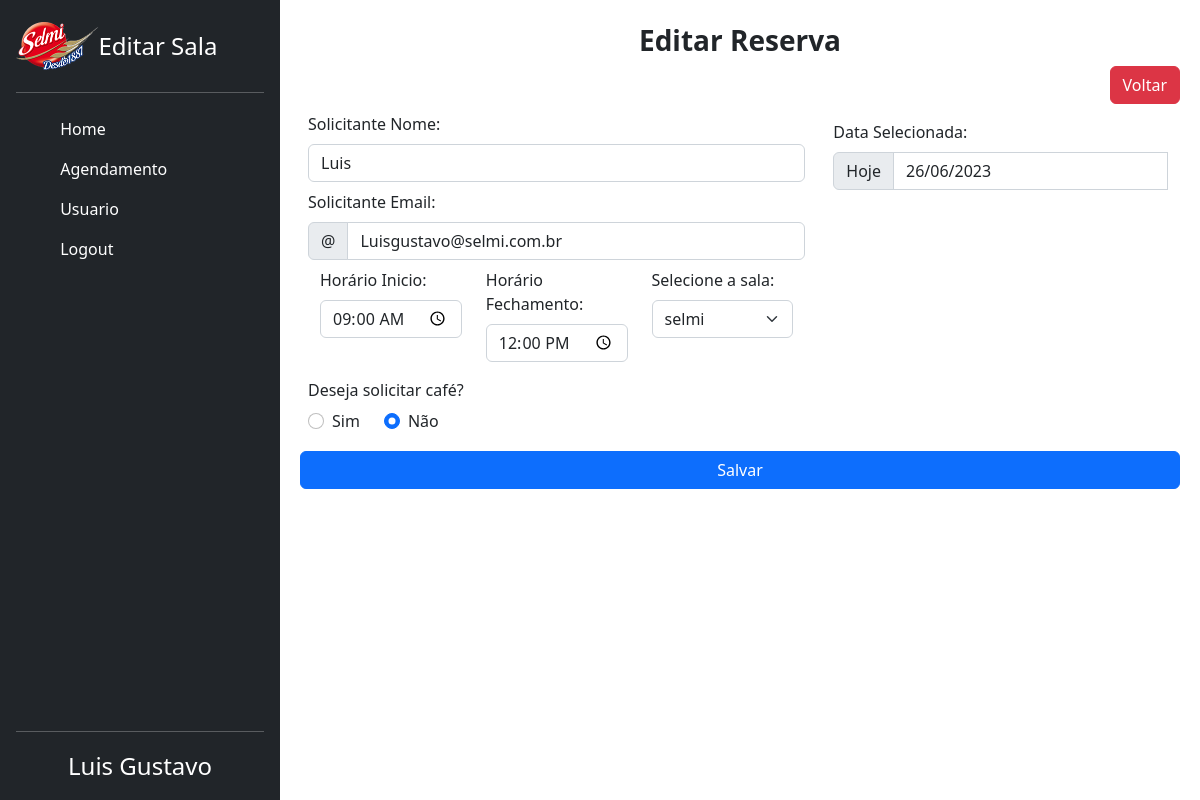
The page /index.php?menu=editarAgendamento&id=142 (signed in) on the database its author committed.
### tables this page shows
CREATE TABLE `salas` (
  `id` int(11) NOT NULL,
  `sol_name` varchar(45) NOT NULL,
  `sol_email` varchar(45) NOT NULL,
  `hora_ini` time NOT NULL,
  `hora_fim` time NOT NULL,
  `sala` varchar(45) NOT NULL,
  `obs_cafe` varchar(45) NOT NULL,
  `data` date NOT NULL,
  `usuarioId` int(11) DEFAULT NULL
);

### src/config/class_agenda.php (called while the page is built, shortened)
<?php
class DatabaseAgenda  extends Dbconfig
{
    public function Procura_Dados_Agenda($id)
    {
        $mysql_conn = $this->connect();
        $sql = "SELECT salas.*, users.name, users.email FROM salas INNER JOIN users
ON agenda.salas.usuarioId = agenda.users.id WHERE salas.id = '$id'";
        $findAgenda = $mysql_conn->query($sql);
        if (mysqli_num_rows($findAgenda) > 0) {
            return $findAgenda;
        } else {
            $sql = "SELECT id, sol_name, sol_email, hora_ini, hora_fim, sala, obs_cafe, data FROM salas WHERE id= '$id'";
            $agenda = $mysql_conn->query($sql);
            return $agenda;
        }
    }
};

### src/pages/agenda/view_edit.php (the view, shortened to what this page needs)
<?php
include_once("./src/components/header.php");
include_once("./src/components/sidebar.php");
$databaseAgenda = new DatabaseAgenda();
$agenda = $databaseAgenda->Procura_Dados_Agenda($_GET['id']);
?>
<div class="content-wrapper w-100 bg-secundario" id="viewAgenda">
    <section class="content">
        <div class="row">
            <div class="col-md-12">
                <div class="box box-primary">
                    <div class="box-header with-border mt-4" align="center">
                        <h3 class="box-title"><b>Editar Reserva</b></h3>
                    </div>
                    <div align="right">
                        <a href="./" class="btn btn-danger">Voltar</a>
                    </div>
                    <form action="" method="post">
                        <div class="container">
                            <div class="row gap-2 ">
                                <?php foreach ($agenda as $row) : ?>
                                    <div class="col col-lg-7 p-2">
                                        <div class="">
                                            <label for="name">Solicitante Nome:</label>
                                            <div class="input-group mt-2">
                                                <input name="sol_name" value="<?= htmlspecialchars($row['sol_name']) ?>" type="text" class="form-control" placeholder="Solicitante Nome" aria-label="nome" aria-describedby="input-name">
                                            </div>
                                        </div>
                                        <div class="mt-2">
                                            <label for="email">Solicitante Email:</label>
                                            <div class="input-group mt-2">
                                                <span class="input-group-text" id="icon-email">@</span>
                                                <input name="sol_email" value="<?= htmlspecialchars($row['sol_email']) ?>" type="text" class="form-control" placeholder="Solicitante Email" aria-label="email" aria-describedby="input-email">
                                            </div>
                                        </div>
                                        <div class="container mt-2">
                                            <div class="row">
                                                <div class="col">
                                                    <label for="inicio">Horário Inicio:</label>
                                                    <div class="input-group mt-2">
                                                        <input value="<?= htmlspecialchars($row['hora_ini']) ?>" type="time" class="form-control" id="hora_inicio" name="hora_inicio">
                                                    </div>
                                                </div>
                                                <div class="col">
                                                    <label for="fechamento">Horário Fechamento:</label>
                                                    <div class="input-group mt-2">
                                                        <input value="<?= htmlspecialchars($row['hora_fim']) ?>" type="time" class="form-control" id="hora_fechamento" name="hora_fechamento">
                                                    </div>
                                                </div>
                                                <div class="col">
                                                    <label for="sala">Selecione a sala:</label>
                                                    <div class="input-group mt-2">
                                                        <select class="form-select" aria-label="Default select example" name="sala">
                                                            <option selected><?= $row['sala']; ?> </option>
                                                        </select>
                                                    </div>
                                                </div>
                                            </div>
                                        </div>
                                        <fieldset class="col mt-3">
                                            <legend class="col-form-label pt-0">Deseja solicitar café?</legend>
                                            <div class="col-sm-10">
                                                <div class="d-flex gap-4">
                                                    <div class="form-check" id="option_cafe_sim" for="coffe_sim">
                                                        <input class="form-check-input" type="radio" name="Option Coffe" id="coffe_sim" value="coffe_sim" checked>
                                                        <label class="form-check-label" for="coffe_sim">
                                                            Sim
                                                        </label>
                                                    </div>
                                                    <div class="form-check" id="option_cafe_nao" for="coffe_nao">
                                                        <input class="form-check-input" type="radio" name="Option Coffe" id="coffe_nao" value="coffe_nao">
                                                        <label class="form-check-label" for="coffe_nao">
                                                            Não
                                                        </label>
                                                    </div>
                                                </div>
                                            </div>
                                        </fieldset>
                                    </div>
                                    <div class="col">
                                        <div class="mt-3">
                                            <label for="day">Data Selecionada:</label>
                                            <div class="input-group mt-2">
                                                <button class="input-group-text" id="btn-day">Hoje</button>
                                                <input value="<?= htmlspecialchars(date_format(date_create($row['data']), "d/m/Y")); ?>" type="text" class="form-control" id="data-selecionada" placeholder="Data Selecionada">
                                            </div>
                                        </div>
                                    </div>
                                <?php endforeach ?>
                                <button class="btn btn-primary" id="salvar-sala" type="submit">Salvar</button>
                            </div>
                        </div>
                    </form>
                </div>
            </div>
        </div>
    </section>
</div>
<?php
include_once("./src/components/footer.php");
?>

### src/components/header.php (style rules this page uses)
body { overflow: hidden; }
.bg-secundario { background-color: #FFFFFF; height: 100vh; padding: 0 20px; overflow: auto; }

### rows shown on the page
salas: sol_name "Luis", sol_email "Luisgustavo@selmi.com.br", hora_inicio "09:00:00", hora_fechamento "12:00:00", sala "selmi", data "26/06/2023"

### other values the page prints
$item['item_menu'] "Editar Sala"
$item['item_menu'] "Home"
$item['item_menu'] "Agendamento"
$_SESSION['username'] "Luis Gustavo"
